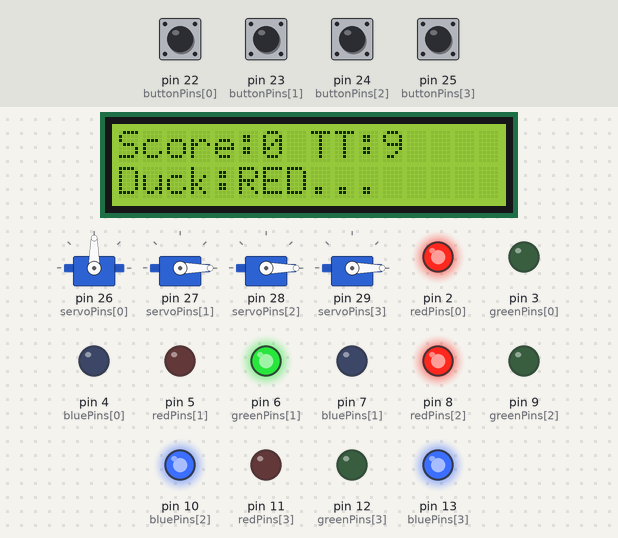
This sketch was run on a simulated Arduino Mega 2560, built with avr-gcc and run on an emulated ATmega2560. Parts: 16×2 character LCD, 4 × servo, output pins drawn as LEDs (lit = HIGH). Dashed ring = blinking. Inputs (shaded band) come from the test bench; at power-on: pin 22 (buttonPins[0]), pin 23 (buttonPins[1]), pin 24 (buttonPins[2]), pin 25 (buttonPins[3]) HIGH. Random numbers use the default seed unless the sketch sets one; what the sketch prints to the serial monitor is not drawn.

Above: at 3.9 s.
4.0 s: pin 23 (buttonPins[1]) pulled LOW for 0.15 s
At 5.6 s:
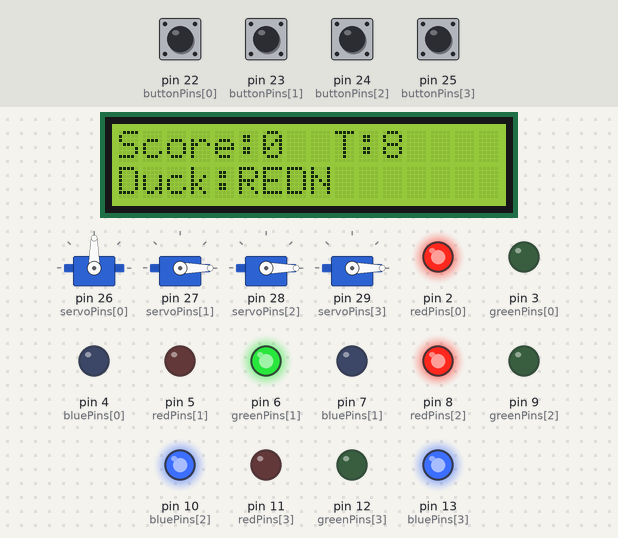
7.1 s: pin 22 (buttonPins[0]) pulled LOW for 0.15 s
At 7.8 s:
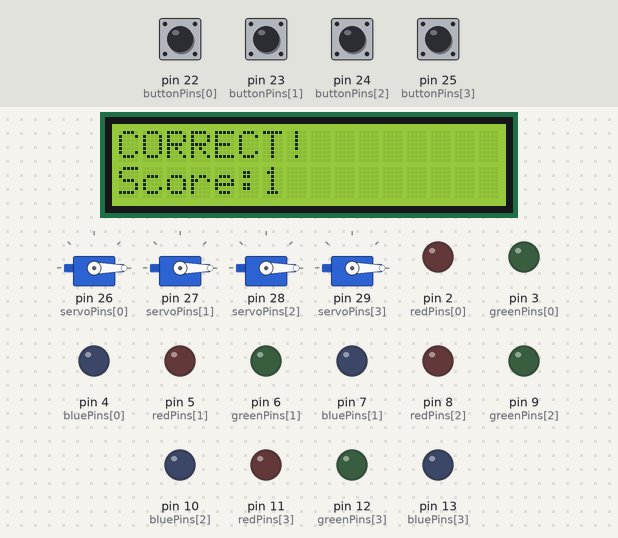
10.2 s: pin 25 (buttonPins[3]) pulled LOW for 1 s
At 10.38 s:
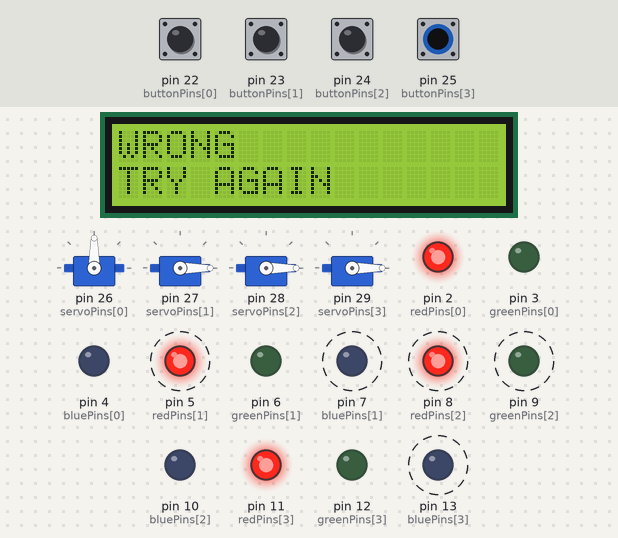
11.8 s: pin 22 (buttonPins[0]) pulled LOW for 1 s
At 14.8 s:
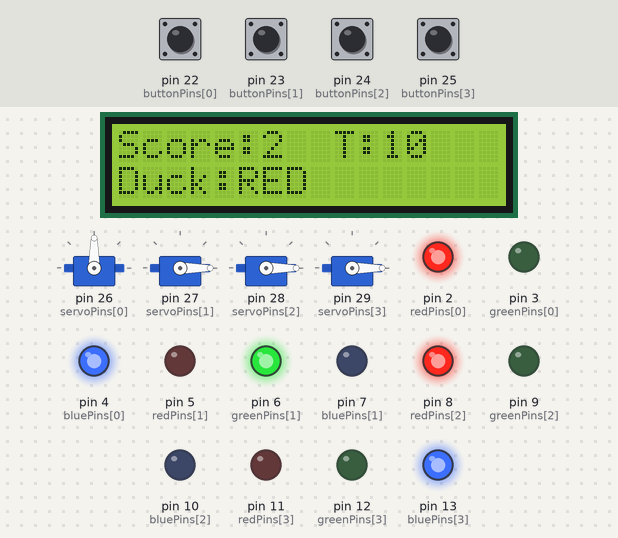
15.8 s: pin 24 (buttonPins[2]) pulled LOW for 0.15 s
At 18.7 s:
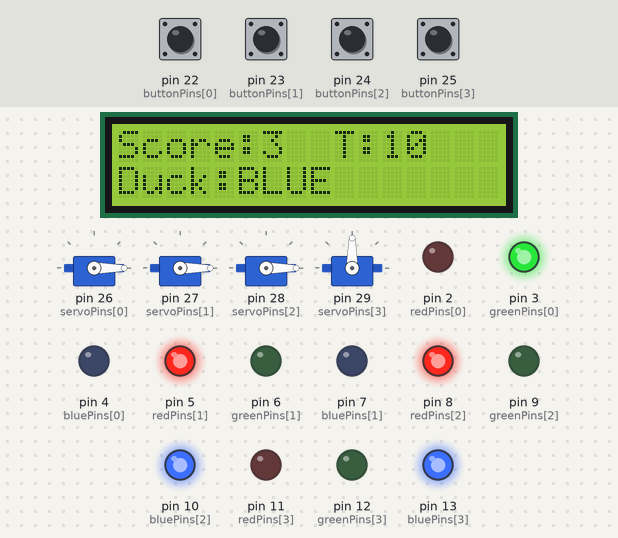
18.9 s: pin 25 (buttonPins[3]) pulled LOW for 0.15 s
At 32.2 s:
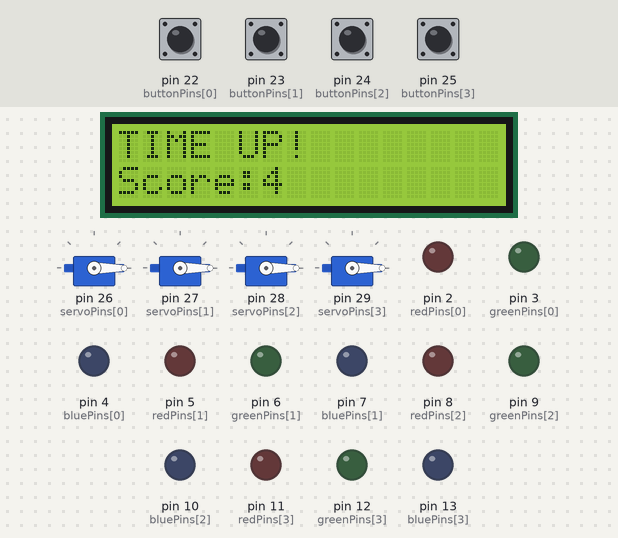
Timing chart, 0 to 32.9 s (numbered marks = the images above; inputs shaded):
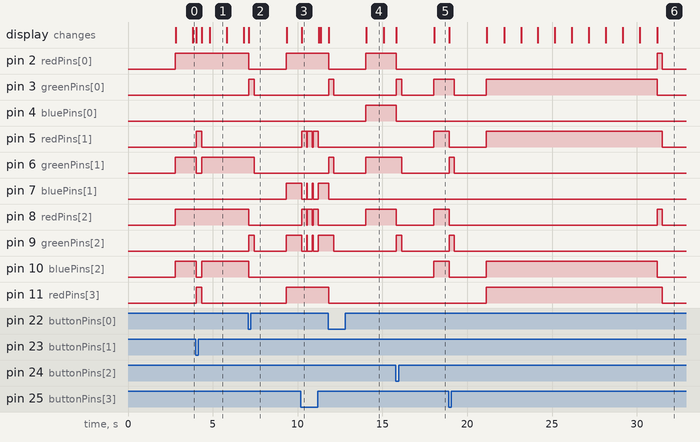

Measured:
- after the input at 4.0 s, pin 5 (redPins[1]), pin 11 (redPins[3]): LOW → HIGH at once, → LOW 0.30 s later; pin 6 (greenPins[1]), pin 10 (bluePins[2]), pin 13 (bluePins[3]): HIGH → LOW at once, → HIGH 0.30 s later
- after the input at 7.1 s, pin 2 (redPins[0]): HIGH → LOW at once, → HIGH 2.2 s later; pin 3 (greenPins[0]): LOW → HIGH at once, → LOW 0.30 s later
- after the input at 10.2 s, pin 5 (redPins[1]), pin 8 (redPins[2]): alternates HIGH for 0.30 s and LOW for 0.04 s, starting at once; pin 7 (bluePins[1]), pin 9 (greenPins[2]), pin 13 (bluePins[3]): alternates HIGH for 0.04 s and LOW for 0.30 s, starting at once
- after the input at 11.8 s, pin 2 (redPins[0]): HIGH → LOW at once, → HIGH 2.2 s later; pin 3 (greenPins[0]): LOW → HIGH at once, → LOW 0.30 s later
- after the input at 15.8 s, pin 2 (redPins[0]): HIGH → LOW at once; pin 3 (greenPins[0]): LOW → HIGH at once, → LOW 0.30 s later, → HIGH 1.9 s later
- after the input at 18.9 s, pin 6 (greenPins[1]), pin 9 (greenPins[2]), pin 12 (greenPins[3]): LOW → HIGH at once, → LOW 0.30 s later
- what the display in image 1 shows lasts 1.0 s, from 4.8 s to 5.8 s

The sketch:

ColorMatchGame.ino
```cpp
#include <Wire.h>
#include <LiquidCrystal_I2C.h>
#include <Servo.h>


// ================= LCD =================

LiquidCrystal_I2C lcd(0x27,16,2);


// ================= COLORS =================

enum Color {
  RED,
  PURPLE,
  GREEN,
  BLUE
};


String colorNames[4] = {
  "RED",
  "PURPLE",
  "GREEN",
  "BLUE"
};


// Fixed duck colors

Color duckColors[4] = {
  RED,
  PURPLE,
  GREEN,
  BLUE
};


// ================= RGB LED PINS =================

int redPins[4] = {
  2,5,8,11
};

int greenPins[4] = {
  3,6,9,12
};

int bluePins[4] = {
  4,7,10,13
};


// ================= BUTTON PINS =================

int buttonPins[4] = {
  22,23,24,25
};


// ================= SERVOS =================

Servo ducks[4];


int servoPins[4] = {
  26,27,28,29
};


int duckDown = 0;
int duckUp = 90;


// ================= BUTTON COLORS =================

Color buttonColors[4];


// ================= GAME VARIABLES =================

int activeDuck;

int score = 0;


bool roundActive = false;


unsigned long roundStart;


int roundTime = 10;


unsigned long lastPress[4];

int debounceDelay = 150;


// ================= SETUP =================


void setup(){


  Serial.begin(9600);


  randomSeed(
    analogRead(A0)
  );


  // LCD

  lcd.init();

  lcd.backlight();


  lcd.clear();

  lcd.setCursor(0,0);

  lcd.print("DUCK HUNT");


  lcd.setCursor(0,1);

  lcd.print("Starting...");


  delay(2000);


  // RGB

  for(int i=0;i<4;i++){

    pinMode(redPins[i],OUTPUT);
    pinMode(greenPins[i],OUTPUT);
    pinMode(bluePins[i],OUTPUT);

  }


  // Buttons

  for(int i=0;i<4;i++){

    pinMode(
      buttonPins[i],
      INPUT_PULLUP
    );


    lastPress[i]=0;

  }


  // Servos

  for(int i=0;i<4;i++){

    ducks[i].attach(
      servoPins[i]
    );


    ducks[i].write(
      duckDown
    );

  }


  startRound();


}


// ================= LOOP =================


void loop(){


  updateTimer();

  checkButtons();


}


// ================= START ROUND =================


void startRound(){


  clearLEDs();


  activeDuck =
  random(0,4);


  Serial.println("================");

  Serial.println("NEW ROUND");


  Serial.print("Duck Activated: ");

  Serial.println(
    activeDuck+1
  );


  Serial.print("Duck Color: ");

  Serial.println(
    colorNames[
      duckColors[activeDuck]
    ]
  );


  // Duck rises FIRST

  ducks[activeDuck].write(
    duckUp
  );


  delay(700);


  randomizeButtons();


  roundStart = millis();


  roundActive=true;


}


// ================= TIMER =================


void updateTimer(){


  if(!roundActive)
    return;


  int remaining =
  roundTime -
  ((millis()-roundStart)/1000);


  lcd.setCursor(0,0);

  lcd.print("Score:");

  lcd.print(score);

  lcd.print(" ");


  lcd.setCursor(9,0);

  lcd.print("T:");

  lcd.print(remaining);

  lcd.print(" ");


  lcd.setCursor(0,1);

  lcd.print("Duck:");

  lcd.print(
    colorNames[
      duckColors[activeDuck]
    ]
  );


  if(remaining<=0){

    loseRound();

  }


}
// ================= BUTTON INPUT =================


void checkButtons(){


  if(!roundActive)
    return;


  for(int i=0;i<4;i++){


    if(
      digitalRead(buttonPins[i])
      ==LOW
    ){


      if(
        millis()-lastPress[i]
        >debounceDelay
      ){


        lastPress[i]=millis();


        buttonPressed(i);


      }


    }


  }


}


void buttonPressed(int button){


  Serial.println();


  Serial.print("Pressed Button: ");

  Serial.println(button+1);


  Serial.print("Button Color: ");

  Serial.println(
    colorNames[
      buttonColors[button]
    ]
  );


  if(
    buttonColors[button]
    ==
    duckColors[activeDuck]
  ){

    correctRound();

  }

  else{


    wrongButton();


  }


}


// ================= CORRECT =================


void correctRound(){


  roundActive=false;


  Serial.println("CORRECT");


  Serial.print("Lowering Duck: ");

  Serial.println(
    activeDuck+1
  );


  ducks[activeDuck].write(
    duckDown
  );


  score++;


  lcd.clear();


  lcd.setCursor(0,0);

  lcd.print("CORRECT!");


  lcd.setCursor(0,1);

  lcd.print("Score:");

  lcd.print(score);


  flashColor(GREEN);


  delay(1200);


  startRound();


}


// ================= WRONG =================


void wrongButton(){


  Serial.println("WRONG BUTTON");


  lcd.clear();


  lcd.setCursor(0,0);

  lcd.print("WRONG");


  lcd.setCursor(0,1);

  lcd.print("TRY AGAIN");


  // Flash red feedback

  for(int i=0;i<4;i++){

    setLED(
      i,
      RED
    );

  }


  delay(300);


  // Restore original button colors

  for(int i=0;i<4;i++){

    setLED(
      i,
      buttonColors[i]
    );

  }


}


// ================= TIME LOSS =================


void loseRound(){


  roundActive=false;


  ducks[activeDuck].write(
    duckDown
  );


  Serial.println("TIME UP");


  lcd.clear();


  lcd.setCursor(0,0);

  lcd.print("TIME UP!");


  lcd.setCursor(0,1);

  lcd.print("Score:");

  lcd.print(score);


  flashColor(RED);


  delay(2000);


  startRound();


}


// ================= RANDOM RGB =================


void randomizeButtons(){


  Color temp[4]={

    RED,
    PURPLE,
    GREEN,
    BLUE

  };


  for(int i=0;i<4;i++){


    int r=random(0,4);


    Color swap=temp[i];

    temp[i]=temp[r];

    temp[r]=swap;


  }


  for(int i=0;i<4;i++){


    buttonColors[i]=temp[i];


    setLED(
      i,
      buttonColors[i]
    );


    Serial.print("Button ");

    Serial.print(i+1);

    Serial.print(": ");

    Serial.println(
      colorNames[
        buttonColors[i]
      ]
    );


  }


}


// ================= RGB CONTROL =================


void setLED(
int led,
Color c
){


  int r=0;

  int g=0;

  int b=0;


  switch(c){


    case RED:

      r=255;

      break;


    case PURPLE:

      r=255;

      b=255;

      break;


    case GREEN:

      g=255;

      break;


    case BLUE:

      b=255;

      break;


  }


  analogWrite(
    redPins[led],
    r
  );


  analogWrite(
    greenPins[led],
    g
  );


  analogWrite(
    bluePins[led],
    b
  );


}


void clearLEDs(){


  for(int i=0;i<4;i++){


    analogWrite(
      redPins[i],
      0
    );


    analogWrite(
      greenPins[i],
      0
    );


    analogWrite(
      bluePins[i],
      0
    );


  }


}


void flashColor(Color c){


  for(int i=0;i<4;i++){

    setLED(
      i,
      c
    );

  }


  delay(300);


  clearLEDs();


}
```
